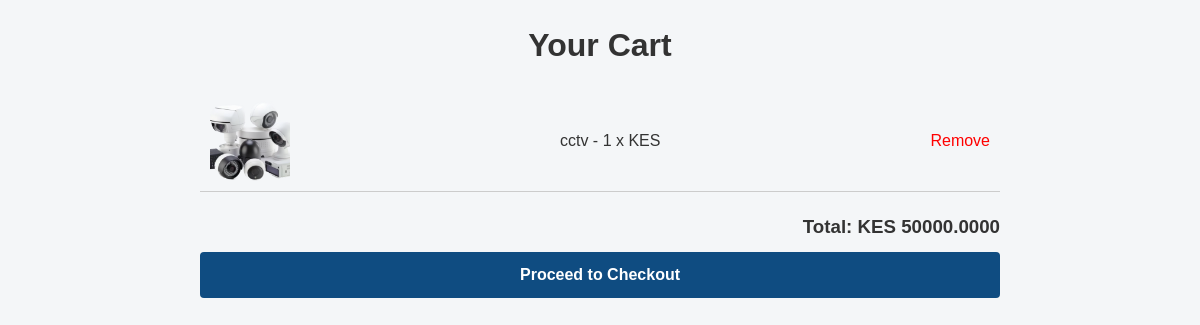
The app's page /cart/ (signed in) with its own data.
### app/models.py (models this page shows, shortened)
class CartItem(models.Model):
    user = models.ForeignKey(User, on_delete=models.CASCADE, related_name="cart_items")
    product = models.ForeignKey(Product, on_delete=models.CASCADE)
    quantity = models.PositiveIntegerField(default=1)
    added_at = models.DateTimeField(default=now)
    class Meta:
        unique_together = ('user', 'product')  # prevents duplicates

class Product(models.Model):
    name = models.CharField(max_length=255)
    price = models.DecimalField(max_digits=10, decimal_places=2)
    discount = models.DecimalField(max_digits=4,decimal_places=2,default=0)
    stock = models.IntegerField()
    category = models.ForeignKey(Category, on_delete=models.CASCADE, related_name="products")
    specifications = models.TextField(blank=True)
    views = models.IntegerField(default=0)
    brand = models.ForeignKey(Brand, on_delete=models.CASCADE)
    created_at = models.DateTimeField(auto_now_add=True)
    updated_at = models.DateTimeField(auto_now=True)
    @property
    def discounted_price(self):
        return self.price - (self.price * self.discount / 100)

class ProductImage(models.Model):
    product = models.ForeignKey(Product, on_delete=models.CASCADE, related_name='images')
    image = models.ImageField(upload_to='products/')
    views = models.IntegerField(default=0)

### app/views.py (the view, shortened to what this page needs)
# urls.py: path('cart/', views.view_cart, name='view_cart'),
@login_required
@login_required
def view_cart(request):
    cart_items = CartItem.objects.filter(user=request.user)
    total = sum(item.quantity * item.product.discounted_price for item in cart_items)
    return render(request, 'cart.html', {
        'cart_items': cart_items,
        'total': total
    })

### app/context_processors.py (called while the page is built)
def cart_count(request):
    count = 0
    if request.user.is_authenticated:
        result = CartItem.objects.filter(user=request.user).aggregate(
            total=Sum('quantity')
        )
        count = result['total'] or 0
    return {'cart_count': count}

### app/templates/cart.html (shortened to what this page needs)
{% load static %}
<!DOCTYPE html>
<html lang="en">
<head>
    <link rel="stylesheet" href="{% static 'css/index.css' %}">
</head>
<body>
<div class="cart-container">
    <h1>Your Cart</h1>
    {% for item in cart_items %}
        <div class="cart-item">
            {% if item.product.images.first %}
    <img src="{{ item.product.images.first.image.url }}">
            {% else %}
                <img src="{% static 'images/default.png' %}" alt="No image available">
            {% endif %}
            <p>{{ item.product.name }} - {{ item.quantity }} x KES {{ item.price }}</p>
            <a href="{% url 'remove_from_cart' item.id %}" class="remove-btn">Remove</a>
        </div>
    {% empty %}
        <div class="empty">Your cart is empty</div>
    {% endfor %}
    {% if cart_items %}
        <div class="total-section">
            <h3>Total: KES {{ total }}</h3>
            <a href="{% url 'check' %}" class="checkout-btn">Proceed to Checkout</a>
        </div>
    {% endif %}
</div>
</body>
</html>

### app/static/css/index.css (style rules this page uses)
* { margin: 0; padding: 0; box-sizing: border-box; }
body { font-family: 'Segoe UI', Roboto, Helvetica, Arial, sans-serif; background: #f4f6f8; color: #333; line-height: 1.6; }
a { text-decoration: none; color: inherit; }
.checkout-btn { display: block; width: 100%; background: #ff5722; color: white; text-align: center; padding: 15px; border-radius: 5px; text-decoration: none; font-weight: bold; margin-top: 10px; }

### app/templates/cart.html (style rules this page uses)
body { font-family: Arial, sans-serif; padding: 20px; }
h1 { text-align: center; margin-bottom: 20px; }
.cart-container { max-width: 800px; margin: auto; }
.cart-item { display: flex; justify-content: space-between; align-items: center; padding: 10px; border-bottom: 1px solid #ccc; }
.cart-item img { width: 80px; height: 80px; object-fit: cover; margin-right: 10px; }
.cart-item p { margin: 0; }
.total-section { text-align: right; margin-top: 20px; }
.checkout-btn { padding: 10px 20px; background: #0f4c81; color: white; border: none; border-radius: 4px; cursor: pointer; text-decoration: none; }
.remove-btn { color: red; text-decoration: none; margin-left: 10px; }

### records on screen
CartItem: product.images.first.image (picture), product.name "cctv", quantity "1"

### other values on screen
{{ total }} "50000.0000"
